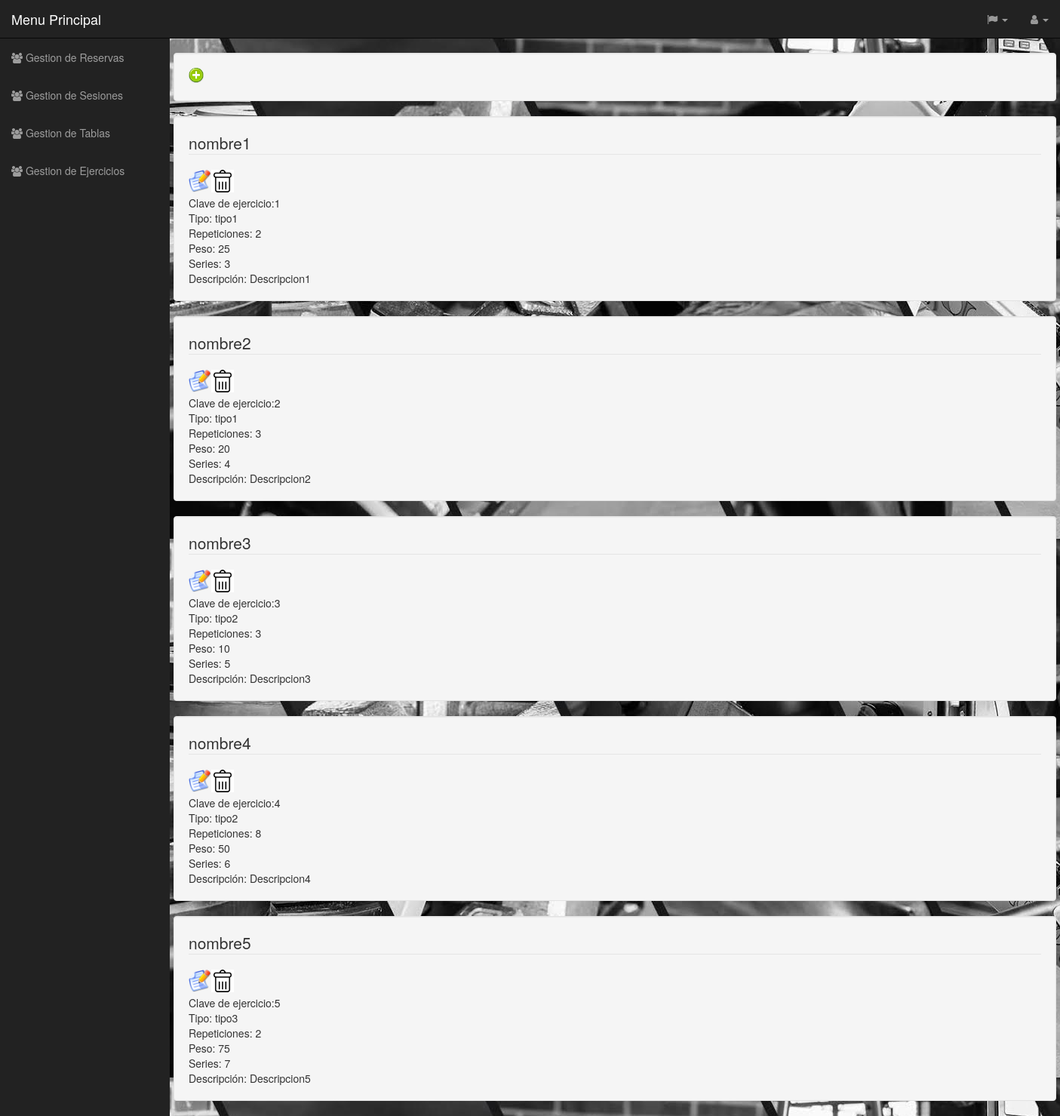
Page /Controlador/EJERCICIO_Controller.php on the earlier database version.
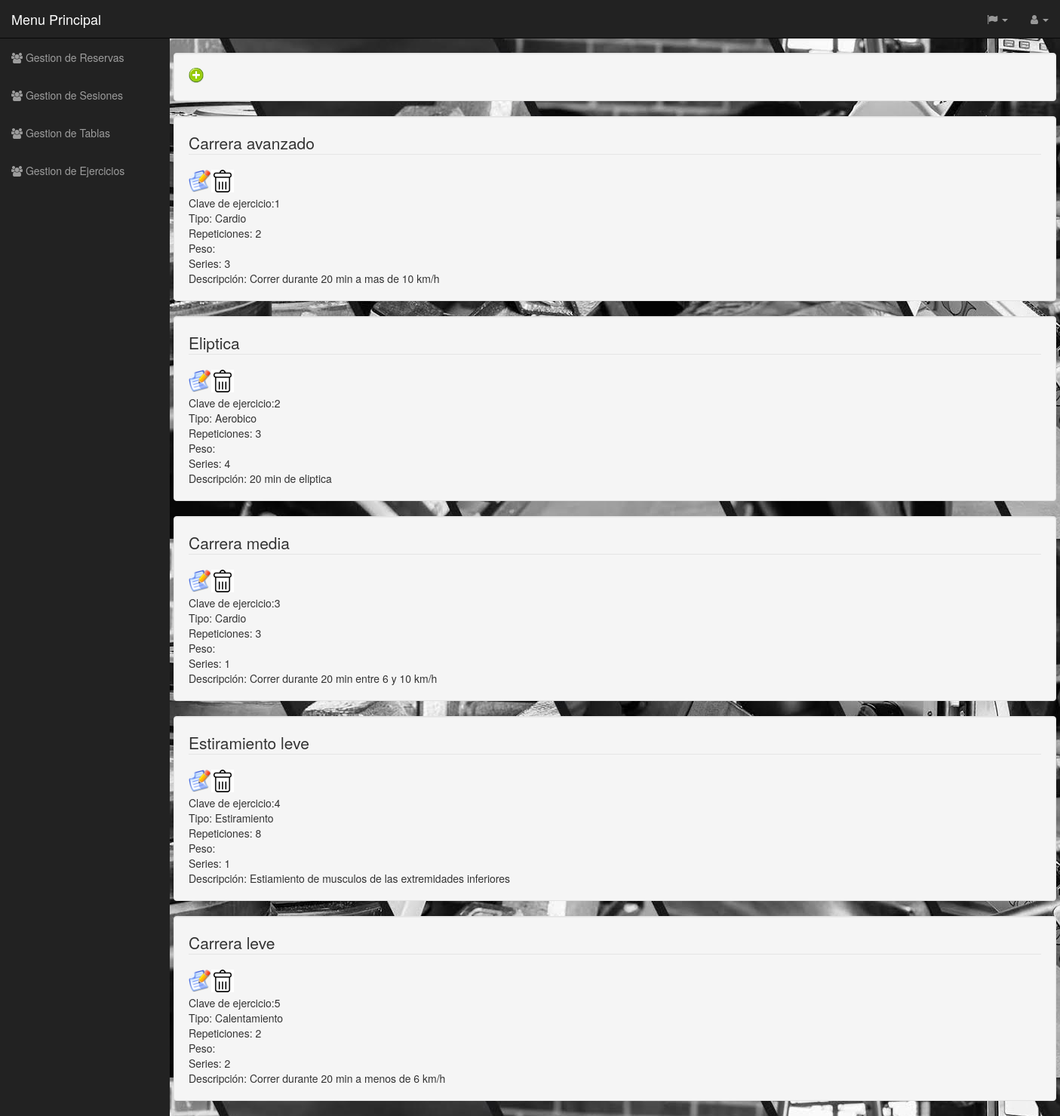
Same page on the later database version.
### tables this page shows
CREATE TABLE Ejercicio (
  id_Ejercicio int(11) NOT NULL,
  Tipo varchar(45) NOT NULL,
  Nombre varchar(45) NOT NULL,
  Tiempo time DEFAULT NULL,
  Repeticiones int(11) DEFAULT NULL,
  Peso int(11) DEFAULT NULL,
  Series int(11) DEFAULT NULL,
  Descripcion varchar(100) DEFAULT NULL,
  PRIMARY KEY (id_Ejercicio)
);

### Funciones/cargadodedatos.php (called while the page is built, shortened)
<?php
             include('../plantilla/cabecera.php');
        include("../Funciones/comprobaridioma.php");
        $clases=new comprobacion();
        $idiom=$clases->comprobaridioma($idioma);
        $datos=new datos();
        $formulario=$datos->array_consultar();
        $clase=new cabecera();
        $clase->crear($idiom,$formulario);
        include('../plantilla/menulateral.php');
        $menus=new menulateral();
        $menus->crear($idiom);
?>

### Controlador/EJERCICIO_Controller.php (called while the page is built, shortened)
<?php
include '../Modelos/EJERCICIO_Modelo.php';
include '../Vistas/EJERCICIO_Show_Vista.php';
	Switch ($_REQUEST['accion']){
		default:
			if (!isset($_REQUEST['Nombre'])){
				$tabla = new EJERCICIO_Modelo('','','','','','','','','','');
			}
			else{
				$tabla = get_data_form();
			}
				$datos = $tabla->Consultar();
				new EJERCICIO_Show($datos, 'ControladorPrincipal.php?volver');
	}
?>

### Modelos/EJERCICIO_Modelo.php (called while the page is built, shortened)
<?php
class EJERCICIO_Modelo
{
	var $nombre;
function __construct($id_Ejercicio,$tipo,$nombre,$tiempo,$repeticiones,$peso,$series,$descripcion){
    $this->nombre = $nombre;
}
function ConectarBD(){
	include "../DataBase/datos_BD.php";
	$this->mysqli = new mysqli($host,$user,$pass,$name);
}
function Consultar()
{
    $sql = "SELECT * from Ejercicio where nombre LIKE '%".$this->nombre."%'";
    if (!($resultado = $this->mysqli->query($sql))){
	    return 'Error en la consulta sobre la base de datos';
	}
    else{
	       return $resultado;
	}
}
}
?>

### DataBase/datos_BD.php (called while the page is built)
<?php
    $host = "localhost";
    $user = "root";
    $pass = "iu";
    $name = "Gimnasio_BD";
 ?>

### Idiomas/idiomas.php (called while the page is built, shortened)
<?php
class idiomas{
	function español(){
return $arrays;
}
}
?>

### Funciones/comprobaridioma.php (called while the page is built)
<?php
class comprobacion{
function comprobaridioma($idioma){
if (isset($_SESSION['idioma'])){
    if($_SESSION['idioma']=="español"){
        $idiom=$idioma->español();
    }elseif($_SESSION['idioma']=="gallego"){
        $idiom=$idioma->gallego();
    }elseif($_SESSION['idioma']=="ingles"){
       $idiom=$idioma->ingles();
    }
}else{
    $idiom=$idioma->español();
}
return $idiom;
}
}

### Vistas/EJERCICIO_Show_Vista.php (the view, shortened to what this page needs)
<?php
class EJERCICIO_Show{
private $datos;
function __construct($array, $volver){
	$this->datos = $array;
    include("../Idiomas/idiomas.php");
    $idioma=new idiomas();
    include("../Funciones/cargadodedatos.php");
    $this->idiom=$idiom;
	$this->render();
}
function render(){
?><br>
    <div class="container well">
        <div class="row">
            <div class="col-xs-12">
                <form name="formularioalta"  class="form-horizontal" action="../Controlador/EJERCICIO_Controller.php" method="post" >
                    <fieldset>
                        <input type="image" id="alta" name="accion" alt="Submit" value="Insertar" onclick="doSubmit();" src="../Archivos/agregar.png" width="20" height="20"></input>
                    </fieldset>
                </form>
            </div>
        </div>
    </div>
    <?php
    foreach ($this->datos as $dato){
        echo "<div class=\"container well\">";
        echo "<div class=\"row\">";
        echo "<div class=\"col-xs-12\">";
        echo "<form class=\"form-horizontal\" method=\"post\" action=\"../Controlador/EJERCICIO_Controller.php\">";
        echo "<fieldset><legend>".$dato["Nombre"]."</legend>";
        echo "<input type=image id=\"modificar\" name=\"accion\"  value=\"Modificar\" alt =\"Submit\" src=\"../Archivos/lapiz.png\" width=\"30\"  height=\"30\" ></input>";
        echo "<input type=image id=\"eliminar\" name=\"accion\" value=\"Borrar\" alt =\"Submit\" src=\"../Archivos/eliminar.png\" width=\"30\"  height=\"30\" >";
        echo"<br>";
        echo $this->idiom['id_Ejercicio'].":".$dato["id_Ejercicio"];
        echo "<br>";
        echo $this->idiom['Tipo'].":"." ".$dato["Tipo"];
        echo "<br>";
        echo $this->idiom['Repeticiones'].":"." ".$dato["Repeticiones"];
        echo "<br>";
        echo $this->idiom['Peso'].":"." ".$dato["Peso"];
        echo "<br>";
        echo $this->idiom['Series'].":"." ".$dato["Series"];
        echo "<br>";
        echo $this->idiom['Descripcion'].":"." ".$dato["Descripcion"];
        echo "<br>";
        echo"</fieldset>";
        echo"</form>";
        echo "</div>";
        echo "</div>";
        echo "</div>";
    }
    ?>
    </div></div></div>
    <?php
    include '../plantilla/pie.php';
}
}

### plantilla/cabecera.php (shortened to what this page needs)
<?php
class cabecera{
    function crear($idioma,$form){
?>
<!DOCTYPE html>
<html lang="en">
<head>
    <link href=".././css/bootstrap.min.css" rel="stylesheet">
    <link href=".././css/sb-admin.css" rel="stylesheet">
    <link href=".././css/plugins/morris.css" rel="stylesheet">
    <link href=".././font-awesome/css/font-awesome.min.css" rel="stylesheet" type="text/css">
    <link rel="stylesheet" href="../css/calendar.css">
    <link href="//maxcdn.bootstrapcdn.com/font-awesome/4.3.0/css/font-awesome.min.css" rel="stylesheet">
    <link rel="stylesheet" href="../datepicker/css/bootstrap-datetimepicker.min.css" />
</head>
<body background="../Archivos/unnamed.jpg">
    <div id="wrapper">
        <nav class="navbar navbar-inverse navbar-fixed-top" role="navigation">
            <div class="navbar-header">
                <a class="navbar-brand" href="../Controlador/ControladorPrincipal.php?principal"><?php echo $idioma['Menu']; ?></a>
            </div>
            <ul class="nav navbar-right top-nav">
                <li class="dropdown">
                    <a href="#" class="dropdown-toggle" data-toggle="dropdown"><i class="fa fa-flag"></i> <b class="caret"></b></a>
                </li>
                <li class="dropdown">
                    <a href="#" class="dropdown-toggle" data-toggle="dropdown"><i class="fa fa-user"></i> <?php  ?> <b class="caret"></b></a>
                </li>
            </ul>
           <?php }} ?>

### plantilla/menulateral.php (shortened to what this page needs)
<?php
class menulateral{
	function crear($idioma){
?>
            <div class="collapse navbar-collapse navbar-ex1-collapse">
                <ul class="nav navbar-nav side-nav">
                     <li>
                        <li>
                        <a href="../Controlador/ControladorReservas.php?reservas" data-toggle="collapse" data-target="#down2"><i class="fa fa-users"></i> <?php echo $idioma['GestionReservas'];?> </a>
                      </li>
                    </li>
                    <li>
                     <li>
                        <li>
                        <a href="../Controlador/ControladorSesiones.php?sesiones" data-toggle="collapse" data-target="#down2"><i class="fa fa-users"></i> <?php echo $idioma['GestionSesiones'];?> </a>
                      </li>
                    </li>
                     <li>
                        <li>
                        <a href="../Controlador/TABLA_Controller.php" data-toggle="collapse" data-target="#down2"><i class="fa fa-users"></i> <?php echo $idioma['GestionTablas'];?> </a>
                      </li>
                    </li>
                     <li>
                        <li>
                        <a href="../Controlador/EJERCICIO_Controller.php" data-toggle="collapse" data-target="#down2"><i class="fa fa-users"></i> <?php echo $idioma['GestionEjercicios'];?> </a>
                      </li>
                    </li>
            </div>
              </nav>
<?php
 }
}?>

### plantilla/pie.php (shortened to what this page needs)
</body>
</html>

### css/sb-admin.css (style rules this page uses)
body { margin-top: 100px; background-color: #222; }
@media (min-width:768px) { body { margin-top: 50px; } }
#wrapper { padding-left: 0; }
@media (min-width:768px) { #wrapper { padding-left: 225px; } }
.top-nav { padding: 0 15px; }
.top-nav>li { display: inline-block; float: left; }
.top-nav>li>a { padding-top: 15px; padding-bottom: 15px; line-height: 20px; color: #999; }
@media (min-width:768px) { .side-nav { position: fixed; top: 51px; left: 225px; width: 225px; margin-left: -225px; border: none; border-radius: 0; overflow-y: auto; background-color: #222; bottom: 0; overflow-x: hidden; padding-bottom: 40px; } }
@media (min-width:768px) { .side-nav>li>a { width: 225px; } }

Differences in the rows shown:
changed ejercicio id 1: Nombre "nombre1" → "Carrera avanzado"; Tipo "tipo1" → "Cardio"; Descripcion "Descripcion1" → "Correr durante 20 min a mas de 10 km/h"; Peso "25" → (not shown)
changed ejercicio id 2: Nombre "nombre2" → "Eliptica"; Tipo "tipo1" → "Aerobico"; Descripcion "Descripcion2" → "20 min de eliptica"; Peso "20" → (not shown)
changed ejercicio id 3: Nombre "nombre3" → "Carrera media"; Tipo "tipo2" → "Cardio"; Series "5" → "1"; Descripcion "Descripcion3" → "Correr durante 20 min entre 6 y 10 km/h"; Peso "10" → (not shown)
changed ejercicio id 4: Nombre "nombre4" → "Estiramiento leve"; Tipo "tipo2" → "Estiramiento"; Series "6" → "1"; Descripcion "Descripcion4" → "Estiamiento de musculos de las extremidades inferiores"; Peso "50" → (not shown)
changed ejercicio id 5: Nombre "nombre5" → "Carrera leve"; Tipo "tipo3" → "Calentamiento"; Series "7" → "2"; Descripcion "Descripcion5" → "Correr durante 20 min a menos de 6 km/h"; Peso "75" → (not shown)
